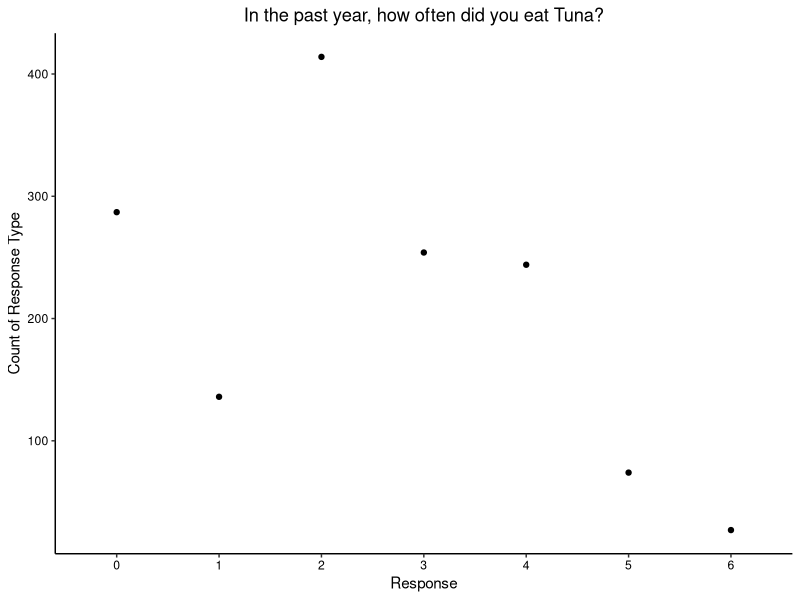
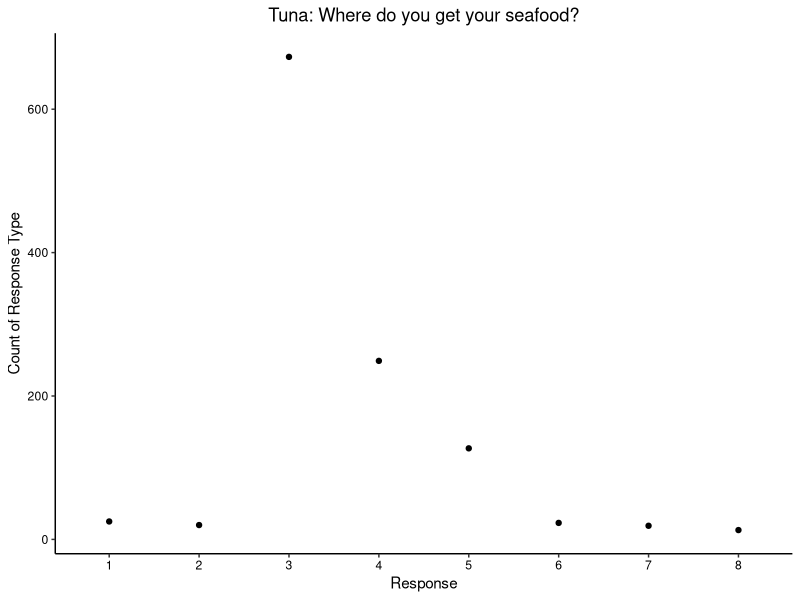

R code for these plots, in order:
## ---- chunk 1
knitr::opts_chunk$set(echo = TRUE)
## ---- chunk 2
getwd()
library(tidyverse)

survey.dat <- read.csv("./AquacultureSurveyData.csv")
survey.codes <- read.csv("./AquacultureSurveyCodes.csv")

# Set ggplot theme
mytheme <- theme_classic() +
  theme(axis.text = element_text(color = "black"), 
        legend.position = "top")
theme_set(mytheme)
## ---- chunk 3
freq.sp <- select(survey.dat, Frequency_Tuna:Frequency_Oysters)

freq.sp.Tuna <- as.data.frame(table(freq.sp$Frequency_Tuna))
freq.sp.Shrimp <- as.data.frame(table(freq.sp$Frequency_Shrimp))
freq.sp.Salmon <- as.data.frame(table(freq.sp$Frequency_Salmon))
freq.sp.Flounder <- as.data.frame(table(freq.sp$Frequency_Flounder))
freq.sp.BlueCrab <- as.data.frame(table(freq.sp$Frequency_BlueCrab))
freq.sp.Clams <- as.data.frame(table(freq.sp$Frequency_Clams))
freq.sp.Mullet <- as.data.frame(table(freq.sp$Frequency_Mullet))
freq.sp.Oysters <- as.data.frame(table(freq.sp$Frequency_Oysters))

freq.sp.summary <- freq.sp.Tuna %>% 
  left_join(freq.sp.Shrimp, by = "Var1") %>% 
  left_join(freq.sp.Salmon, by = "Var1") %>% 
  left_join(freq.sp.Flounder, by = "Var1") %>% 
  left_join(freq.sp.BlueCrab, by = "Var1") %>% 
  left_join(freq.sp.Clams, by = "Var1") %>% 
  left_join(freq.sp.Mullet, by = "Var1") %>% 
  left_join(freq.sp.Oysters, by = "Var1")
freq.sp.summary <- freq.sp.summary %>% 
  rename(Response = Var1,
         Tuna = Freq.x,
         Shrimp = Freq.y,
         Salmon = Freq.x.x,
         Flounder = Freq.y.y,
         BlueCrab = Freq.x.x.x,
         Clams = Freq.y.y.y,
         Mullet = Freq.x.x.x.x,
         Oysters = Freq.y.y.y.y)

freq.response.meaning <- c("Never", 
                           "Once in the past year", 
                           "A few times in the past year",
                           "Once a month",
                           "A few times every month",
                           "Once a week",
                           "A few times a week")

freq.sp.summary$Response_Explanation <- freq.response.meaning
## ---- chunk 4
ggplot(freq.sp.summary,aes(x=Response, y=Tuna)) + 
  geom_point() + 
  labs(title ="In the past year, how often did you eat Tuna?",
       y="Count of Response Type",
       x="Response") + 
  theme(plot.title = element_text(hjust=0.5))
## ---- chunk 5
where.sp <- select(survey.dat, Where_Tuna:Where_Oysters)

where.sp.Tuna <- as.data.frame(table(where.sp$Where_Tuna))
where.sp.Shrimp <- as.data.frame(table(where.sp$Where_Shrimp))
where.sp.Salmon <- as.data.frame(table(where.sp$Where_Salmon))
where.sp.Flounder <- as.data.frame(table(where.sp$Where_Flounder))
where.sp.BlueCrab <- as.data.frame(table(where.sp$Where_BlueCrab))
where.sp.Clams <- as.data.frame(table(where.sp$Where_Clams))
where.sp.Mullet <- as.data.frame(table(where.sp$Where_Mullet))
where.sp.Oysters <- as.data.frame(table(where.sp$Where_Oysters))

where.sp.summary <- where.sp.Tuna %>% 
  left_join(where.sp.Shrimp, by = "Var1") %>% 
  left_join(where.sp.Salmon, by = "Var1") %>% 
  left_join(where.sp.Flounder, by = "Var1") %>% 
  left_join(where.sp.BlueCrab, by = "Var1") %>% 
  left_join(where.sp.Clams, by = "Var1") %>% 
  left_join(where.sp.Mullet, by = "Var1") %>% 
  left_join(where.sp.Oysters, by = "Var1")
where.sp.summary <- where.sp.summary %>% 
  rename(Response = Var1,
         Tuna = Freq.x,
         Shrimp = Freq.y,
         Salmon = Freq.x.x,
         Flounder = Freq.y.y,
         BlueCrab = Freq.x.x.x,
         Clams = Freq.y.y.y,
         Mullet = Freq.x.x.x.x,
         Oysters = Freq.y.y.y.y)

where.response.meaning <- c("Caught or grown myself", 
                           "Caught or grown by a friend or family member", 
                           "Grocery store",
                           "Restaurant",
                           "Seafood market",
                           "Commercial fisherman or seafood farmer",
                           "Community-supported fishery (CSF)",
                           "Other")

where.sp.summary$Response_Explanation <- where.response.meaning
## ---- chunk 6
ggplot(where.sp.summary,aes(x=Response, y=Tuna)) + 
  geom_point() + 
  labs(title ="Tuna: Where do you get your seafood?",
       y="Count of Response Type",
       x="Response") + 
  theme(plot.title = element_text(hjust=0.5))
## ---- chunk 7
